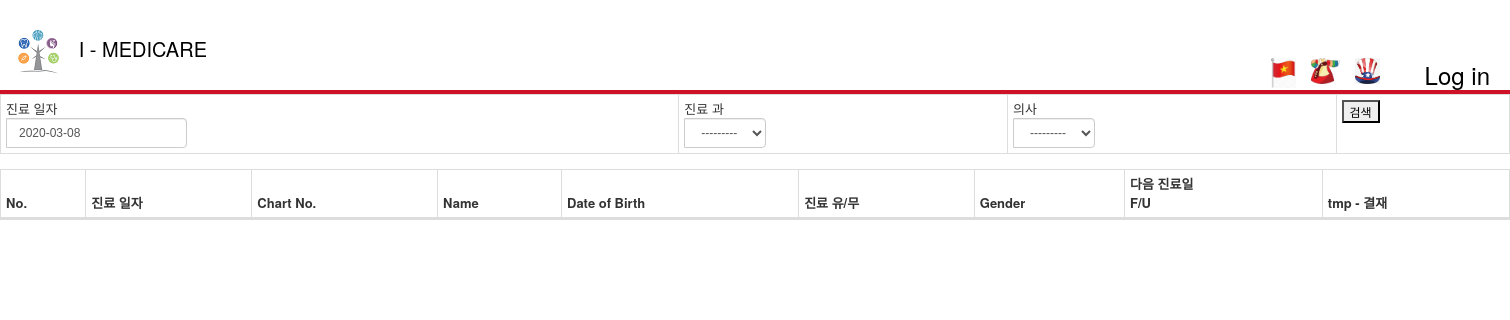
Before: /receptionist/reception_status with the older database file.
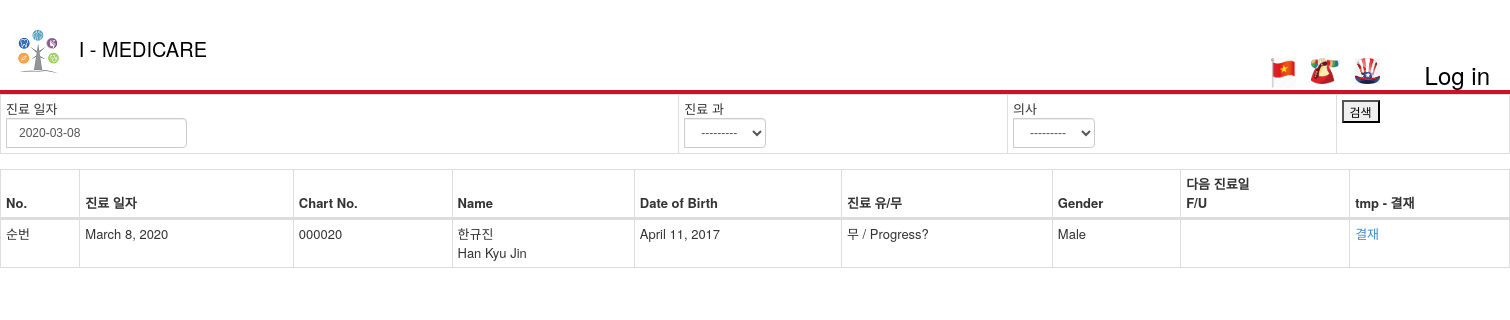
After: the same page with the newer database file.
### Receptionist/models.py (models this page shows)
class Reception(models.Model):
    progress_choice = (
        ('new',_('new')),
        ('deleted',_('deleted')),
        ('done',_('done'))
        )
    recorded_date = models.DateTimeField(
        auto_now_add=True,
        blank=True,
        )
    patient = models.ForeignKey(
        to = Patient,
        on_delete = models.DO_NOTHING,
        null= True,
        )
    depart = models.ForeignKey(
        to = Depart,
        on_delete = models.DO_NOTHING,
        )
    doctor = models.ForeignKey(
        to = Doctor,
        on_delete = models.DO_NOTHING,
        )
    chief_complaint = models.CharField(
        max_length = 2048,
        )
    progress = models.CharField(
        max_length = 16,
        choices=progress_choice,
        default = 'new',
        )
    reservation = models.ForeignKey(
        to = Reservation,
        on_delete = models.DO_NOTHING,
        null = True,
        )
    need_medical_report = models.BooleanField(
        default = False,
        )

### Patient/models.py (models this page shows, shortened)
class Patient(models.Model):
    name_kor = models.CharField(
        max_length = 64,
        )
    name_eng = models.CharField(
        max_length = 64,
        )
    phone = models.CharField(
        max_length = 64,
        )
    gender = models.CharField(
        max_length = 8,
        )
    date_of_birth = models.DateField(
        blank=True,
        )
    date_registered = models.DateTimeField(
        auto_now_add=True,
        )
    address = models.CharField(
        max_length = 256,
        null=True,
        )
    past_id = models.CharField(
        null = True,
        default = None,
        max_length = 32,
        )

### Receptionist/views.py (the view)
# urls.py: path('reception_status',views.reception_status, name ='reception_status'),
def reception_status(request):
    kwargs={}
    if 'search' in request.POST:
        form = SearchReceptionStatusForm(data = request.POST)
        if form.is_valid():
            if form.cleaned_data['depart'] is not None:
                kwargs['depart'] = form.cleaned_data['depart']
            if form.cleaned_data['doctor'] is not None:
                kwargs['doctor'] = form.cleaned_data['doctor']
            date_min = datetime.datetime.combine(form.cleaned_data['date'], datetime.time.min)
            date_max = datetime.datetime.combine(form.cleaned_data['date'], datetime.time.max)
    else:
        form = SearchReceptionStatusForm()
        date_min = datetime.datetime.combine(datetime.date.today(), datetime.time.min)
        date_max = datetime.datetime.combine(datetime.date.today(), datetime.time.max)
    reception = Reception.objects.filter(recorded_date__range = (date_min, date_max),**kwargs)
    return render(request,
    'Receptionist/Reception_Status.html',
            {
                'form':form,
                'datas':reception,
            },
        )

### Doctor/models.py (called while the page is built)
    def __str__(self):
        return self.name

    def __str__(self):
        return self.name_kor

### Receptionist/templates/Receptionist/Reception_Status.html (shortened to what this page needs)
﻿{% extends "app/layout.html" %}
{% load staticfiles %}
{% block content %}
<form id="signup" class="form-horizontal" method="post" action="{% url 'Receptionist:reception_status' %}" enctype="multipart/form-data">
    <table class="table table-bordered">
        <tr>
            <td>
                <div class="input-group">
                    <div class="input-group-prepend">
                        <span class="input-group-text">진료 일자</span>
                    </div>
                    {{ form.date }}
                </div>
            </td>
            <td>
                <div class="input-group">
                    <div class="input-group-prepend">
                        <span class="input-group-text">진료 과</span>
                    </div>
                    {{ form.depart }}
                </div>
            </td>
            <td>
                <div class="input-group">
                    <div class="input-group-prepend">
                        <span class="input-group-text">의사</span>
                    </div>
                    {{ form.doctor }}
                </div>
            </td>
            <td>
                <input type="submit" value="검색" name="search" />
            </td>
        </tr>
    </table>
    <table class="table table-bordered">
        <thead>
            <tr>
                <th>No.</th>
                <th>진료 일자</th>
                <th>Chart No.</th>
                <th>Name</th>
                <th>Date of Birth</th>
                <th>진료 유/무</th>
                <th>Gender</th>
                <th>다음 진료일<br /> F/U</th>
                <th>tmp - 결재</th>
            </tr>
        </thead>
        <tbody>
            {% for data in datas%}
            <tr>
                <td>순번</td>
                <td>{{data.recorded_date.date}}</td>
                <td>{{ data.patient_id | stringformat:"06d"}}</td>
                <td>{{ data.patient.name_kor }} <br /> {{ data.patient.name_eng }} </td>
                <td>{{ data.patient.date_of_birth }}</td>
                <td>무 / Progress?</td>
                <td>{{ data.patient.gender }}</td>
                <td>{{ data.follow_update }}</td>
                <td><a href="{% url 'Receptionist:storage' reception_num=data.id%}">결재</a></td>
            </tr>
            {% endfor %}
        </tbody>
    </table>
</form>
{% endblock %}

### app/templates/app/layout.html (shortened to what this page needs)
﻿<!DOCTYPE html>
{% load i18n %}
<html >
<head>
    {% load staticfiles %}
    <link rel="stylesheet" type="text/css" href="{% static 'app/content/bootstrap.min.css' %}" />
    <link rel="stylesheet" type="text/css" href="{% static 'css/wrapper.css' %}" />
    <link rel="stylesheet" href="http://code.jquery.com/ui/1.8.18/themes/base/jquery-ui.css" type="text/css" />
    <link rel="stylesheet" type="text/css" href="https://cdn.jsdelivr.net/npm/daterangepicker/daterangepicker.css" />
</head>
<body>
    <div class="navbar navbar-inverse navbar-fixed-top" style=" margin:0px; position:inherit; background:rgb(255, 255, 255); border-bottom:4px solid rgba(206, 17, 39, 1);border-color:rgba(206, 17, 39, 1);">
        <div class="">
            <div class="navbar-header">
                <a href="{% url 'index' %}" class="navbar-brand" style="padding-top:7.5px; padding-left:15px; padding-right:15px; color:rgba(0,0,0, 1); font-size:20px; ">
                <img src="{% static 'img/Menu_icon.png' %}" style="height:47px;"/>&nbsp;&nbsp;&nbsp;I - MEDICARE</a>
            </div>
            <div class="navbar-collapse collapse top_menu" >
                {% include 'app/loginpartial.html' %}
                <ul class="language_ul nav navbar-nav navbar-right" style="margin-right:30px;">
                    <li><a href="" onclick="set_lang('vie')"><image src="{% static 'img/vie.png' %}" style='height:30px;' /></a></li>
                    <li><a href="" onclick="set_lang('ko')"><image src="{% static 'img/ko.png' %} " style='height:26px;'/></a></li>
                    <li><a href="" onclick="set_lang('en')"><image src="{% static 'img/en.png' %} " style='height:26px;'/></a></li>
                </ul>
            </div>
        </div>
    </div>
    <div class="body-content">
{% block content %}{% endblock %}
    </div>
</body>
</html>

### app/templates/app/loginpartial.html (shortened to what this page needs)
{% if user.is_authenticated %}
<form id="logoutForm" action="/logout/" method="post" class="navbar-right">
    {% csrf_token %}
    <ul class="nav navbar-nav navbar-right logout_ul" style="margin-right:20px; margin-top:45px;">
        <!--
        <li>
            <div style="border:none; width:200px; height:50px; line-height:50px; color:#dedede;font-size:20px; text-align:center;" id="clock"></div>
        </li>
            -->
        <li><a href="javascript:document.getElementById('logoutForm').submit()" style="color:rgba(0,0,0, 1);">{{ _('Log out') }}</a></li>
    </ul>
</form>
{% else %}
<ul class="nav navbar-nav navbar-right logout_ul" style="margin-right:20px; margin-top:45px;">
    <li><a href="{% url 'login' %}" style="color:rgba(0,0,0, 1);">{{ _('Log in') }}</a></li>
</ul>
{% endif %}

### Manage/static/css/wrapper.css (style rules this page uses)
html { margin:0; padding:0; width:100%; height:100%; }
body { min-width: 1500px; max-width: 1980px; min-height: 750px; margin: 0; padding: 0; font: 6.7px; }
body:before { overflow-x: hidden; overflow-y: auto; height: auto; display: block; padding-top: 100%; }
.body-content { height: 100%; width: 100%; }
input, select, textarea { font: 400 12px Arial; }
th ,td { font-size: 13px; }
.language_ul { list-style:none; }
.language_ul li a { padding:0px; margin-top: 38px; margin-right: 15px; }
.logout_ul li a { padding: 0px; font-size: 24px; }
.top_menu { padding:0px; }
.form-control { font-size: 12px; padding: 3px 12px; height:30px; }
.table { margin-bottom: 15px; }
.table thead > tr > th, .table tbody > tr > th, .table tfoot > tr > th, .table thead > tr > td, .table tbody > tr > td, .table tfoot > tr > td { padding: 5px; border-top: 1px solid #ddd; }
.table thead > tr > th { border-bottom: 0.4vh solid #ddd; }

Changed rows visible on the page:
added Reception: recorded_date "March 8, 2020", patient_id "000020", patient.name_kor "한규진", patient.name_eng "Han Kyu Jin", patient.date_of_birth "April 11, 2017", patient.gender "Male"
